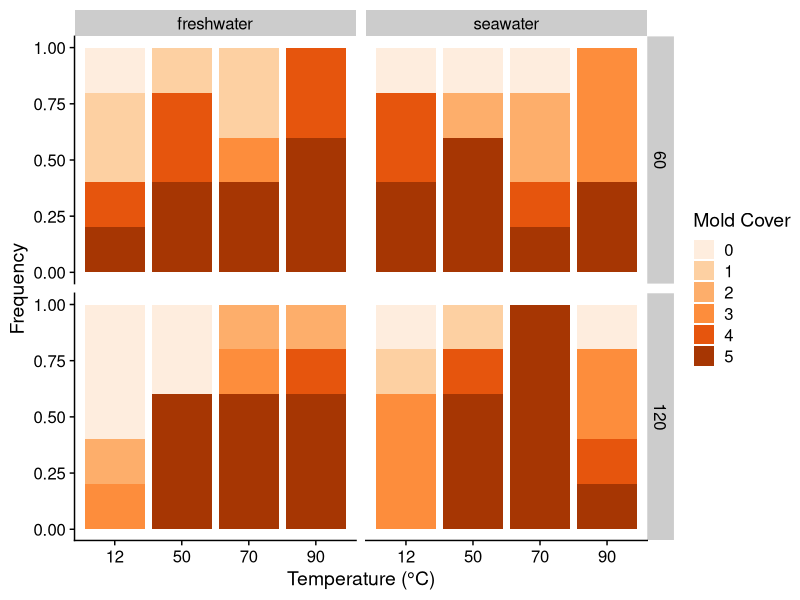

Reproduce this figure in R. (Note: this script raises an error after producing the figure.)
## ---- chunk 1
knitr::opts_chunk$set(echo = TRUE)
## ---- chunk 2
library(tidyverse)
library(cowplot)
library(ggplot2)
library(here)
## ---- chunk 3
tunidata <- read.csv("tunicate_master.csv")
## ---- chunk 4
tuni_stacked = tunidata %>%
  group_by(mold_cover, temperature_c, water_type, exposure_time_s) %>%
  summarise(frequency = n())%>%
  mutate(temperature_c=  as.factor(temperature_c))
## ---- chunk 5
ggplot(tuni_stacked, aes(y = frequency, x = temperature_c, fill = as.factor(mold_cover))) +
  geom_bar(stat = "identity", position = "fill") +
  facet_grid(as.factor(exposure_time_s) ~ water_type) +
  labs(x ="Temperature (°C)", y = "Frequency")+
  scale_fill_brewer(palette = "Oranges", direction=1) +
  labs(fill = "Mold Cover") +
  theme_cowplot()
## ---- chunk 6
descdist(tunidata$mold_cover)
fitDist(mold_cover, data = tunidata, type = "realline", try.gamlss = T)
## ---- chunk 7
mST1 <- histDist(tunidata$mold_cover, "ST1", density = T, main = "Skew t (Azzalini type 1)")
mNO <- histDist(tunidata$mold_cover, "NO", density = T, main = "Normal")
GAIC(mST1, mNO)
## ---- chunk 8
topmod <- gamlss(mold_cover ~ water_type + temperature_c + exposure_time_s +
water_type*temperature_c*exposure_time_s + random(as.factor(colony_id)), 
family = ST1(), data = tunidata)

summary(topmod)
## ---- chunk 9
tuni_data1 <- tuni_data %>% mutate(ChangeWetWeight = final_weight_g-post_acclimation_weight_g)

#faceting - put temperature, exposure time and water type on figure

p <- ggplot(tuni_data1, aes(x = exposure_time_s, y = ChangeWetWeight, fill = water_type))+
  labs(x = "Exposure time (s)", y = "Change in wet weight (g)", fill = "Water type")+
#labs(title = "Temperature (°C)")+
  geom_boxplot()

p + facet_grid(cols = vars(temperature_c))

#plot comparing initial wet weight to 3 week wet weight - multiple plots with patchwork?


p1 <- ggplot(tuni_data1, aes(x = exposure_time_s, y = post_acclimation_weight_g, fill = water_type))+
  labs(x = "Exposure time", y = "initial wet weight (g)", fill = "Water type")+
  geom_boxplot()
  
p11 <- p1 + facet_grid(cols = vars(temperature_c))
  
p2 <- ggplot(tuni_data1, aes(x = exposure_time_s, y = final_weight_g, fill = water_type))+
  labs(x = "Exposure time", y = "final weight weight (g)", fill = "Water type")+
  geom_boxplot()

p22 <- p2 + facet_grid(cols = vars(temperature_c))

p11 + p22

p11 + p22 + plot_layout(ncol=1)


hist(tuni_data1$ChangeWetWeight)
shapiro.test(tuni_data1$ChangeWetWeight)
#p-value = 0.7646 thus follows a normal distribution!
descdist(tuni_data1$ChangeWetWeight)


##Does fitdist work on a distribution with negative numbers?
fitDist(ChangeWetWeight, data = tuni_data1, type = "realline", try.gamlss = T)


mod_changeweight <- lm(ChangeWetWeight ~ exposure_time_s + water_type + temperature_c + exposure_time_s*water_type*temperature_c, family = gaussian, data = tuni_data1)
summary(mod_changeweight)

step.mod_changeweight <- stepAIC(mod_changeweight, direction = "backward", trace = F)
summary(step.mod_changeweight)
formula(step.mod_changeweight)

#ChangeWetWeight ~ water_type + temperature_c + water_type:temperature_c

mod_changeweightv2 <- lm(ChangeWetWeight ~ water_type + temperature_c, family = gaussian, data = tuni_data1)
summary(mod_changeweightv2)

#significant p-value for temperature_c90 (p=value = 0.0315)

check_model(mod_changeweightv2)

#check model when water_type:temperature_c was present and had major collinearity issues, thus removed water_type:temperature and check model again and collinearity issues were solved
